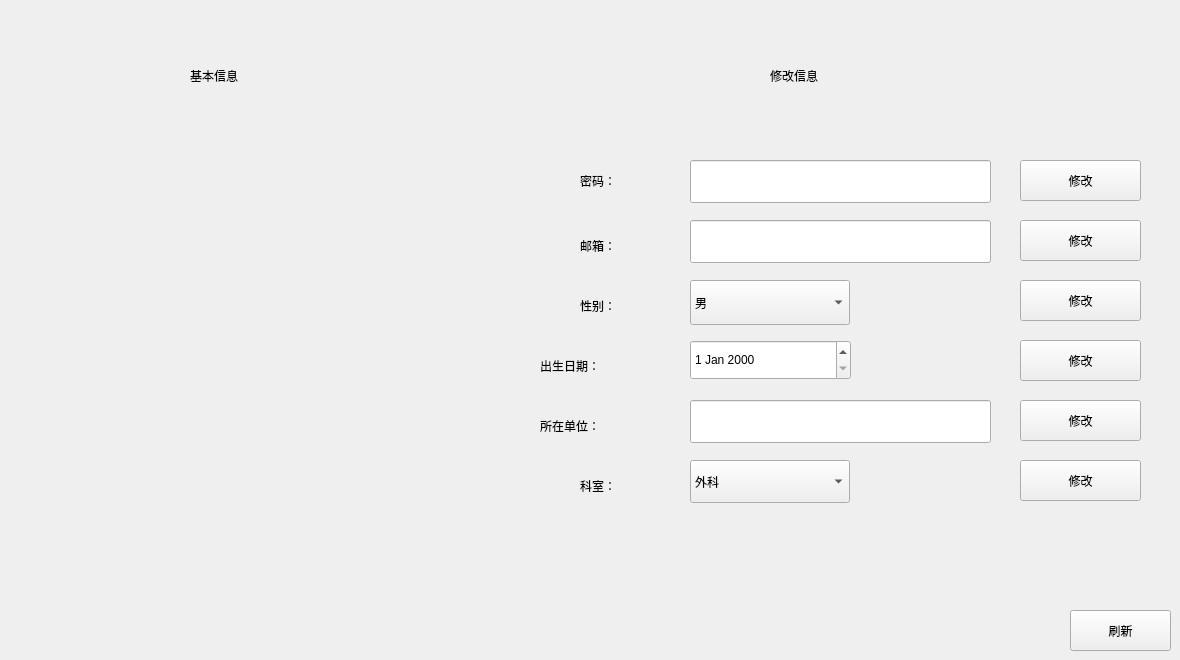
     <widget class="QWidget" name="tab_11">
      <attribute name="title">
       <string>信息修改</string>
      </attribute>
      <widget class="QLabel" name="label_58">
       <property name="geometry">
        <rect>
         <x>580</x>
         <y>220</y>
         <width>71</width>
         <height>51</height>
        </rect>
       </property>
       <property name="styleSheet">
        <string notr="true">font: 13pt &quot;黑体&quot;;</string>
       </property>
       <property name="text">
        <string>邮箱：</string>
       </property>
      </widget>
      <widget class="QDateEdit" name="expert_update_birthdate">
       <property name="geometry">
        <rect>
         <x>690</x>
         <y>340</y>
         <width>161</width>
         <height>40</height>
        </rect>
       </property>
       <property name="styleSheet">
        <string notr="true">font: 11pt &quot;黑体&quot;;</string>
       </property>
      </widget>
      <widget class="QLineEdit" name="expert_update_email">
       <property name="geometry">
        <rect>
         <x>690</x>
         <y>220</y>
         <width>301</width>
         <height>43</height>
        </rect>
       </property>
       <property name="styleSheet">
        <string notr="true">font: 11pt &quot;黑体&quot;;</string>
       </property>
      </widget>
      <widget class="QLabel" name="label_60">
       <property name="geometry">
        <rect>
         <x>580</x>
         <y>160</y>
         <width>61</width>
         <height>41</height>
        </rect>
       </property>
       <property name="styleSheet">
        <string notr="true">font: 13pt &quot;黑体&quot;;</string>
       </property>
       <property name="text">
        <string>密码：</string>
       </property>
      </widget>
      <widget class="QComboBox" name="expert_update_sex">
       <property name="geometry">
        <rect>
         <x>690</x>
         <y>280</y>
         <width>160</width>
         <height>45</height>
        </rect>
       </property>
       <property name="styleSheet">
        <string notr="true">font: 11pt &quot;黑体&quot;;</string>
       </property>
       <item>
        <property name="text">
         <string>男</string>
        </property>
       </item>
       <item>
        <property name="text">
         <string>女</string>
        </property>
       </item>
      </widget>
      <widget class="QLabel" name="label_62">
       <property name="geometry">
        <rect>
         <x>580</x>
         <y>460</y>
         <width>71</width>
         <height>51</height>
        </rect>
       </property>
       <property name="styleSheet">
        <string notr="true">font: 13pt &quot;黑体&quot;;</string>
       </property>
       <property name="text">
        <string>科室：</string>
       </property>
      </widget>
      <widget class="QLineEdit" name="expert_update_or">
       <property name="geometry">
        <rect>
         <x>690</x>
         <y>400</y>
         <width>301</width>
         <height>43</height>
        </rect>
       </property>
       <property name="styleSheet">
        <string notr="true">font: 11pt &quot;黑体&quot;;</string>
       </property>
      </widget>
      <widget class="QComboBox" name="expert_update_de">
       <property name="geometry">
        <rect>
         <x>690</x>
         <y>460</y>
         <width>160</width>
         <height>43</height>
        </rect>
       </property>
       <property name="styleSheet">
        <string notr="true">font: 11pt &quot;黑体&quot;;</string>
       </property>
       <item>
        <property name="text">
         <string>外科</string>
        </property>
       </item>
       <item>
        <property name="text">
         <string>内科</string>
        </property>
       </item>
       <item>
        <property name="text">
         <string>儿科</string>
        </property>
       </item>
       <item>
        <property name="text">
         <string>妇科</string>
        </property>
       </item>
       <item>
        <property name="text">
         <string>男科</string>
        </property>
       </item>
       <item>
        <property name="text">
         <string>肿瘤科</string>
        </property>
       </item>
      </widget>
      <widget class="QLabel" name="label_63">
       <property name="geometry">
        <rect>
         <x>580</x>
         <y>290</y>
         <width>61</width>
         <height>31</height>
        </rect>
       </property>
       <property name="styleSheet">
        <string notr="true">font: 13pt &quot;黑体&quot;;</string>
       </property>
       <property name="text">
        <string>性别：</string>
       </property>
      </widget>
      <widget class="QLineEdit" name="expert_update_password">
       <property name="geometry">
        <rect>
         <x>690</x>
         <y>160</y>
         <width>301</width>
         <height>43</height>
        </rect>
       </property>
       <property name="styleSheet">
        <string notr="true">font: 9pt &quot;黑体&quot;;</string>
       </property>
       <property name="echoMode">
        <enum>QLineEdit::Password</enum>
       </property>
      </widget>
      <widget class="QLabel" name="label_65">
       <property name="geometry">
        <rect>
         <x>540</x>
         <y>400</y>
         <width>111</width>
         <height>51</height>
        </rect>
       </property>
       <property name="styleSheet">
        <string notr="true">font: 13pt &quot;黑体&quot;;</string>
       </property>
       <property name="text">
        <string>所在单位：</string>
       </property>
      </widget>
      <widget class="QPushButton" name="expert_updatepw">
       <property name="geometry">
        <rect>
         <x>1020</x>
         <y>160</y>
         <width>121</width>
         <height>41</height>
        </rect>
       </property>
       <property name="styleSheet">
        <string notr="true">font: 13pt &quot;黑体&quot;;</string>
       </property>
       <property name="text">
        <string>修改</string>
       </property>
      </widget>
      <widget class="QLabel" name="label_66">
       <property name="geometry">
        <rect>
         <x>540</x>
         <y>350</y>
         <width>111</width>
         <height>31</height>
        </rect>
       </property>
       <property name="styleSheet">
        <string notr="true">font: 13pt &quot;黑体&quot;;</string>
       </property>
       <property name="text">
        <string>出生日期：</string>
       </property>
      </widget>
      <widget class="QPushButton" name="expert_flush">
       <property name="geometry">
        <rect>
         <x>1070</x>
         <y>610</y>
         <width>101</width>
         <height>41</height>
        </rect>
       </property>
       <property name="styleSheet">
        <string notr="true">font: 13pt &quot;黑体&quot;;</string>
       </property>
       <property name="text">
        <string>刷新</string>
       </property>
      </widget>
      <widget class="QLabel" name="label_44">
       <property name="geometry">
        <rect>
         <x>190</x>
         <y>50</y>
         <width>151</width>
         <height>51</height>
        </rect>
       </property>
       <property name="styleSheet">
        <string notr="true">font: 21pt &quot;黑体&quot;;</string>
       </property>
       <property name="text">
        <string>基本信息</string>
       </property>
      </widget>
      <widget class="QLabel" name="expert_inf_label">
       <property name="geometry">
        <rect>
         <x>90</x>
         <y>130</y>
         <width>411</width>
         <height>321</height>
        </rect>
       </property>
       <property name="styleSheet">
        <string notr="true">font: 15pt &quot;黑体&quot;;</string>
       </property>
       <property name="text">
        <string>&lt;html&gt;&lt;head/&gt;&lt;body&gt;&lt;p&gt;&lt;br/&gt;&lt;/p&gt;&lt;/body&gt;&lt;/html&gt;</string>
       </property>
      </widget>
      <widget class="QLabel" name="label_45">
       <property name="geometry">
        <rect>
         <x>770</x>
         <y>50</y>
         <width>151</width>
         <height>51</height>
        </rect>
       </property>
       <property name="styleSheet">
        <string notr="true">font: 21pt &quot;黑体&quot;;</string>
       </property>
       <property name="text">
        <string>修改信息</string>
       </property>
      </widget>
      <widget class="QPushButton" name="expert_updateem">
       <property name="geometry">
        <rect>
         <x>1020</x>
         <y>220</y>
         <width>121</width>
         <height>41</height>
        </rect>
       </property>
       <property name="styleSheet">
        <string notr="true">font: 13pt &quot;黑体&quot;;</string>
       </property>
       <property name="text">
        <string>修改</string>
       </property>
      </widget>
      <widget class="QPushButton" name="expert_updatesex">
       <property name="geometry">
        <rect>
         <x>1020</x>
         <y>280</y>
         <width>121</width>
         <height>41</height>
        </rect>
       </property>
       <property name="styleSheet">
        <string notr="true">font: 13pt &quot;黑体&quot;;</string>
       </property>
       <property name="text">
        <string>修改</string>
       </property>
      </widget>
      <widget class="QPushButton" name="expert_updatebd">
       <property name="geometry">
        <rect>
         <x>1020</x>
         <y>340</y>
         <width>121</width>
         <height>41</height>
        </rect>
       </property>
       <property name="styleSheet">
        <string notr="true">font: 13pt &quot;黑体&quot;;</string>
       </property>
       <property name="text">
        <string>修改</string>
       </property>
      </widget>
      <widget class="QPushButton" name="expert_updateor">
       <property name="geometry">
        <rect>
         <x>1020</x>
         <y>400</y>
         <width>121</width>
         <height>41</height>
        </rect>
       </property>
       <property name="styleSheet">
        <string notr="true">font: 13pt &quot;黑体&quot;;</string>
       </property>
       <property name="text">
        <string>修改</string>
       </property>
      </widget>
      <widget class="QPushButton" name="expert_updatede">
       <property name="geometry">
        <rect>
         <x>1020</x>
         <y>460</y>
         <width>121</width>
         <height>41</height>
        </rect>
       </property>
       <property name="styleSheet">
        <string notr="true">font: 13pt &quot;黑体&quot;;</string>
       </property>
       <property name="text">
        <string>修改</string>
       </property>
      </widget>
     </widget>
